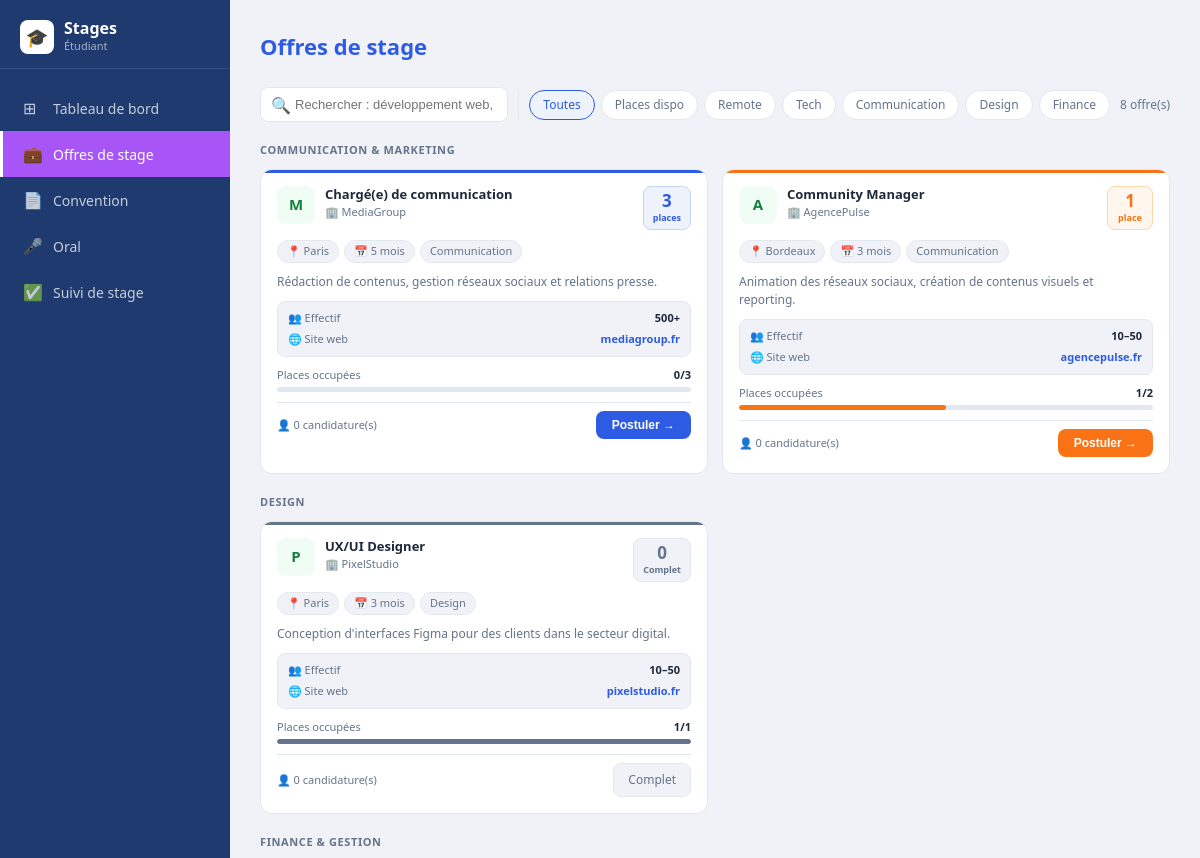
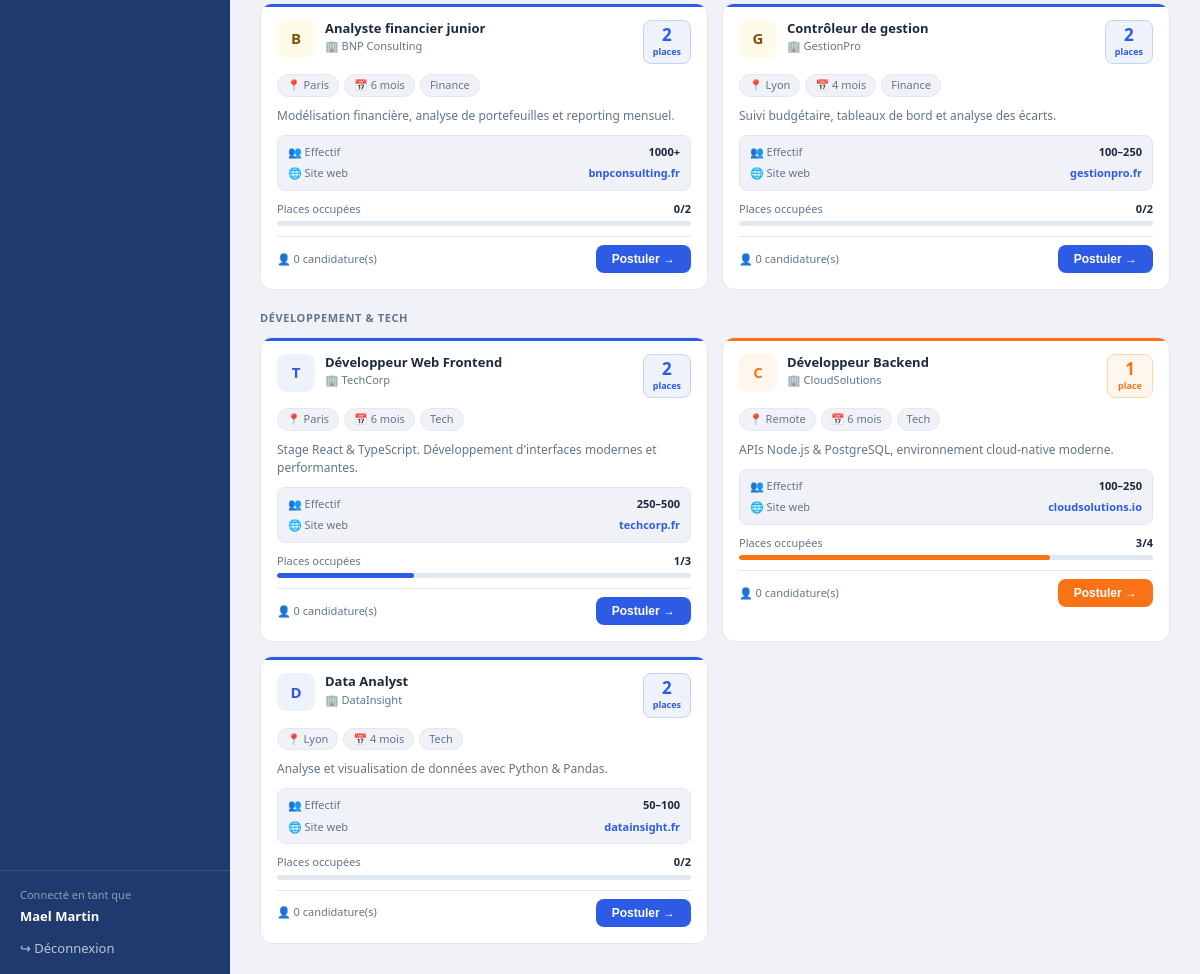
The app's page /offres.php (signed in) with its own data (2 pictures, top to bottom).
### tables this page shows
CREATE TABLE IF NOT EXISTS offres (
  id                  INT UNSIGNED AUTO_INCREMENT PRIMARY KEY,
  titre               VARCHAR(200)  NOT NULL,
  entreprise          VARCHAR(150)  NOT NULL,
  lieu                VARCHAR(100),
  duree               VARCHAR(50),
  description         TEXT,
  categorie           VARCHAR(50)   DEFAULT 'Tech',
  effectif            VARCHAR(50),
  site_web            VARCHAR(100),
  places_total        INT           DEFAULT 1,
  places_disponibles  INT           DEFAULT 1,
  statut              ENUM('active','inactive') DEFAULT 'active',
  creee_par           INT UNSIGNED,
  created_at          DATETIME DEFAULT CURRENT_TIMESTAMP,
  FOREIGN KEY (creee_par) REFERENCES utilisateurs(id) ON DELETE SET NULL
);

### auth.php (called while the page is built, shortened)
<?php
function h(string $s): string {
    return htmlspecialchars($s, ENT_QUOTES, 'UTF-8');
}

### offres.php (the view, shortened to what this page needs)
<?php
require_once __DIR__ . '/../../includes/auth.php';
require_once __DIR__ . '/../../includes/db.php';
require_once __DIR__ . '/../../includes/sidebar.php';
$user     = currentUser();
$search  = trim($_GET['q']   ?? '');
$filtre  = trim($_GET['cat'] ?? 'tous');
$sql = "SELECT o.*,
        (SELECT COUNT(*) FROM candidatures c WHERE c.offre_id = o.id) AS nb_candidatures
        FROM offres o WHERE o.statut = 'active'";
$params = [];
$sql .= " ORDER BY o.categorie, o.created_at DESC";
$stmt = $pdo->prepare($sql);
$stmt->execute($params);
$offres_db = $stmt->fetchAll();
$stmt2 = $pdo->prepare("SELECT offre_id FROM candidatures WHERE etudiant_id = ?");
$stmt2->execute([$user['id']]);
$deja_postule = array_column($stmt2->fetchAll(), 'offre_id');
$par_categorie = [];
foreach ($offres_db as $o) {
    $cat = $o['categorie'] ?? 'Autres';
    $par_categorie[$cat][] = $o;
}
$categories_label = [
    'Tech'          => 'Développement & Tech',
    'Communication' => 'Communication & Marketing',
    'Design'        => 'Design',
    'Finance'       => 'Finance & Gestion',
    'Autres'        => 'Autres offres',
];
$filtres = [
    'tous'          => 'Toutes',
    'dispo'         => 'Places dispo',
    'remote'        => 'Remote',
    'Tech'          => 'Tech',
    'Communication' => 'Communication',
    'Design'        => 'Design',
    'Finance'       => 'Finance',
];
?>
<!DOCTYPE html>
<html lang="fr">
<head>
  <link rel="stylesheet" href="../../css/style.css">
</head>
<body>
<div class="app-layout">
  <main class="main-content">
    <h1 class="page-title">Offres de stage</h1>
    <div class="top-bar">
      <form method="GET" class="search-wrap" style="display:contents">
        <div class="search-wrap">
          <span class="si">🔍</span>
          <input type="text" name="q" placeholder="Rechercher : développement web, communication…"
                 value="<?= h($search) ?>" onchange="this.form.submit()">
        </div>
      </form>
      <div class="filtres-bar">
        <?php foreach ($filtres as $val => $label):
          $qs = $search ? '&q=' . urlencode($search) : '';
          $active = $filtre === $val ? 'on' : '';
        ?>
          <a href="?cat=<?= urlencode($val) ?><?= $qs ?>" class="fb <?= $active ?>">
            <?= h($label) ?>
          </a>
        <?php endforeach; ?>
      </div>
      <span class="nb-offres"><?= count($offres_db) ?> offre(s)</span>
    </div>
    <?php if (empty($offres_db)): ?>
      <div class="no-result">
        <div class="nr-icon">🔍</div>
        <p>Aucune offre ne correspond à votre recherche.</p>
      </div>
    <?php else: ?>
      <?php foreach ($par_categorie as $cat => $offres): ?>
        <div class="cat-title">
          <?= h($categories_label[$cat] ?? $cat) ?>
        </div>
        <div class="offres-grid">
          <?php foreach ($offres as $offre):
            $dispo   = (int)($offre['places_disponibles'] ?? 1);
            $total   = (int)($offre['places_total']       ?? 1);
            $nb_cand = (int)($offre['nb_candidatures']    ?? 0);
            $complet = $dispo <= 0;
            $urgent  = !$complet && $dispo === 1;
            $postule = in_array($offre['id'], $deja_postule);
            $col     = $complet ? 'gr' : ($urgent ? 'or' : 'bl');
            $pct     = $total > 0 ? round((($total - $dispo) / $total) * 100) : 100;
            $initiale= mb_strtoupper(mb_substr($offre['entreprise'], 0, 1));
            $logo_col = match($offre['categorie'] ?? '') {
              'Communication','Design' => 'gn',
              'Finance'                => 'am',
              default                  => $col,
            };
          ?>
          <div class="kard <?= $col ?>">
            <div class="kh">
              <div class="klogo <?= $logo_col ?>"><?= $initiale ?></div>
              <div class="ktb">
                <div class="ktit"><?= h($offre['titre']) ?></div>
                <div class="kco">🏢 <?= h($offre['entreprise']) ?></div>
              </div>
              <div class="pbadge <?= $col ?>">
                <span class="pnb"><?= $dispo ?></span>
                <span class="plb"><?= $complet ? 'Complet' : 'place' . ($dispo > 1 ? 's' : '') ?></span>
              </div>
            </div>
            <div class="ktags">
              <span class="ktag">📍 <?= h($offre['lieu']) ?></span>
              <span class="ktag">📅 <?= h($offre['duree']) ?></span>
              <?php if (!empty($offre['categorie'])): ?>
                <span class="ktag"><?= h($offre['categorie']) ?></span>
              <?php endif; ?>
            </div>
            <div class="kdesc"><?= h($offre['description']) ?></div>
            <div class="cinfo">
              <?php if (!empty($offre['effectif'])): ?>
                <div class="crow">
                  <span class="crow-l">👥 Effectif</span>
                  <span class="crow-r"><?= h($offre['effectif']) ?></span>
                </div>
              <?php endif; ?>
              <?php if (!empty($offre['site_web'])): ?>
                <div class="crow">
                  <span class="crow-l">🌐 Site web</span>
                  <span class="crow-r"><a href="https://<?= h($offre['site_web']) ?>" target="_blank"><?= h($offre['site_web']) ?></a></span>
                </div>
              <?php endif; ?>
            </div>
            <div class="pbar-w">
              <div class="pbar-l">
                <span>Places occupées</span>
                <span><?= $total - $dispo ?>/<?= $total ?></span>
              </div>
              <div class="pbar">
                <div class="pbar-f <?= $col ?>" style="width:<?= $pct ?>%"></div>
              </div>
            </div>
            <div class="kfoot">
              <span class="kcands">👤 <?= $nb_cand ?> candidature(s)</span>
              <?php if ($postule): ?>
                <span class="btn-k-post">✓ Postulé</span>
              <?php elseif ($complet): ?>
                <span class="btn-k-comp">Complet</span>
              <?php else: ?>
                <form method="POST">
                  <button type="submit" class="btn-k-pos <?= $urgent ? 'or' : '' ?>">
                    Postuler →
                  </button>
                </form>
              <?php endif; ?>
            </div>
          </div>
          <?php endforeach; ?>
        </div>
      <?php endforeach; ?>
    <?php endif; ?>
  </main>
</div>
</body>
</html>

### style.css (style rules this page uses)
:root { --blue-dark: #1e3a6e; --blue-main: #2d5be3; --blue-light: #eef2fb; --blue-border: #c5d3f5; --pink-main: #a855f7; --pink-light: #fdf4ff; --pink-border: #e9d5ff; --gray-bg: #f0f2f7; --gray-border: #e2e8f0; --gray-text: #64748b; --text-main: #1e293b; --white: #ffffff; --green: #22c55e; --orange: #f97316; --red: #ef4444; --sidebar-w: 230px; }
* { box-sizing: border-box; margin: 0; padding: 0; }
body { font-family: 'Segoe UI', system-ui, sans-serif; background: var(--gray-bg); color: var(--text-main); font-size: 14px; line-height: 1.5; }
a { text-decoration: none; color: inherit; }
.app-layout { display: flex; min-height: 100vh; }
.main-content { margin-left: var(--sidebar-w); flex: 1; padding: 30px; min-height: 100vh; }
.page-title { font-size: 22px; font-weight: 700; color: var(--blue-main); margin-bottom: 24px; }

### records on screen
offres: lieu "Remote", categorie "Tech", entreprise "C", titre "Développeur Backend", entreprise "CloudSolutions", places_disponibles "1", duree "6 mois", description "APIs Node.js & PostgreSQL, environnement cloud-native moderne.", effectif "100–250", site_web "cloudsolutions.io", $total - $dispo "3", places_total "4", nb_cand "0"
offres: entreprise "M", titre "Chargé(e) de communication", entreprise "MediaGroup", places_disponibles "3", lieu "Paris", duree "5 mois", categorie "Communication", description "Rédaction de contenus, gestion réseaux sociaux et relations presse.", effectif "500+", site_web "mediagroup.fr", $total - $dispo "0", places_total "3", nb_cand "0"
offres: entreprise "A", titre "Community Manager", entreprise "AgencePulse", places_disponibles "1", lieu "Bordeaux", duree "3 mois", categorie "Communication", description "Animation des réseaux sociaux, création de contenus visuels et reporting.", effectif "10–50", site_web "agencepulse.fr", $total-$dispo "1", places_total "2", nb_cand "0"
offres: entreprise "P", titre "UX/UI Designer", entreprise "PixelStudio", places_disponibles "0", shows "Complet", lieu "Paris", duree "3 mois", categorie "Design", description "Conception d'interfaces Figma pour des clients dans le secteur digital.", effectif "10–50", site_web "pixelstudio.fr", $total-$dispo "1", places_total "1", nb_cand "0"
offres: entreprise "B", titre "Analyste financier junior", entreprise "BNP Consulting", places_disponibles "2", lieu "Paris", duree "6 mois", categorie "Finance", description "Modélisation financière, analyse de portefeuilles et reporting mensuel.", effectif "1000+", site_web "bnpconsulting.fr", $total - $dispo "0", places_total "2", nb_cand "0"
offres: entreprise "G", titre "Contrôleur de gestion", entreprise "GestionPro", places_disponibles "2", lieu "Lyon", duree "4 mois", categorie "Finance", description "Suivi budgétaire, tableaux de bord et analyse des écarts.", effectif "100–250", site_web "gestionpro.fr", $total - $dispo "0", places_total "2", nb_cand "0"
offres: categorie "DÉVELOPPEMENT & TECH", entreprise "D", titre "Data Analyst", entreprise "DataInsight", places_disponibles "2", lieu "Lyon", duree "4 mois", categorie "Tech", description "Analyse et visualisation de données avec Python & Pandas.", effectif "50–100", site_web "datainsight.fr", $total - $dispo "0", places_total "2", nb_cand "0"
offres: entreprise "T", titre "Développeur Web Frontend", entreprise "TechCorp", places_disponibles "2", lieu "Paris", duree "6 mois", categorie "Tech", description "Stage React & TypeScript. Développement d'interfaces modernes et performantes.", effectif "250–500", site_web "techcorp.fr", $total - $dispo "1", places_total "3", nb_cand "0"

### other values on screen
$roleLabel "Étudiant"
$item['icon'] "⊞"
$item['label'] "Tableau de bord"
$item['icon'] "💼"
$item['label'] "Offres de stage"
$item['icon'] "📄"
$item['label'] "Convention"
$item['icon'] "🎤"
$item['label'] "Oral"
$item['icon'] "✅"
$item['label'] "Suivi de stage"
$user['nom'] "Mael Martin"
$label "Toutes"
$label "Places dispo"
$label "Communication"
